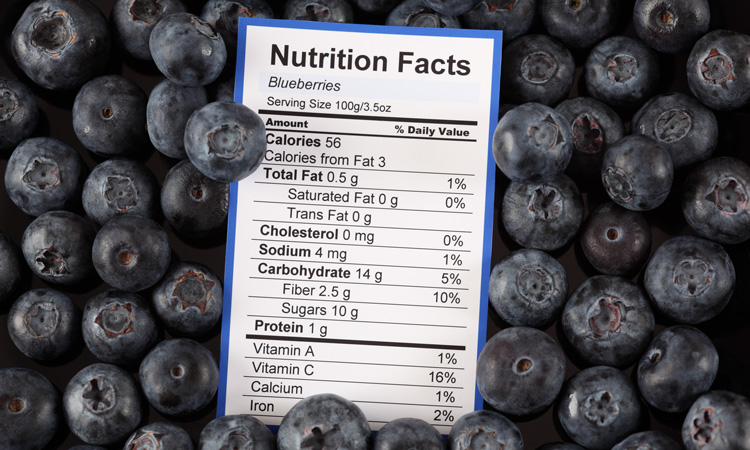
#> input picture OCR Research/data/Image2/image_2.jpg, 750 x 450 px
$ python test2.py
#> lines starting #> are read from the running program, lines starting #| are printed output that depends on the picture; after the words box and inside, x2 and y2 are one past the last pixel; in counts of white or black regions, pixels touching at a corner belong together
import cv2
from PIL import Image
import pytesseract
import numpy as np

im_file = "../data/Image2/image_2.jpg"
img = cv2.imread(im_file)
#> img is the input picture: shape (450, 750, 3); mean B, G, R 100.4, 95.5, 96.3

# Inverted --------------
inverted_image = cv2.bitwise_not(img)
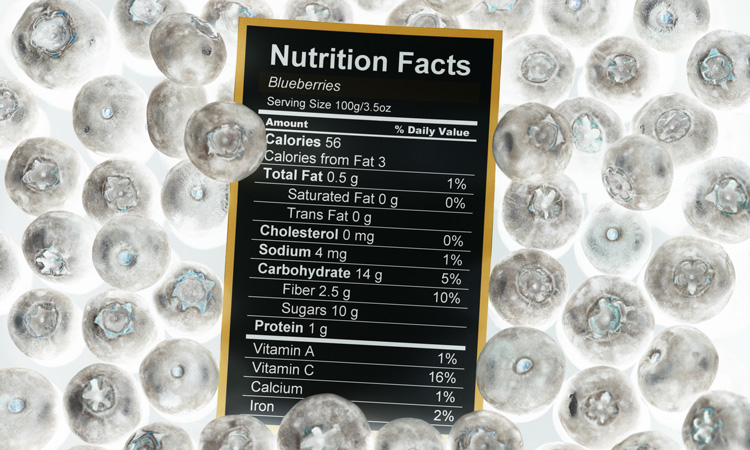
#> inverted_image: shape (450, 750, 3); mean B, G, R 154.6, 159.5, 158.7
cv2.imwrite("../data/Image2/inverted.jpeg", inverted_image)


# im = Image.open("data/inverted.jpeg")
# im.show()


# Grayscale -------------
def grayscale(image):
    return cv2.cvtColor(image, cv2.COLOR_BGR2GRAY)


gray_image = grayscale(img)
cv2.imwrite("../data/Image2/grayscale.jpeg", gray_image)

# im = Image.open("data/grayscale.jpeg")
# im.show()

# Binarization ---------------
thresh, im_bw = cv2.threshold(gray_image, 165, 250, cv2.THRESH_BINARY)
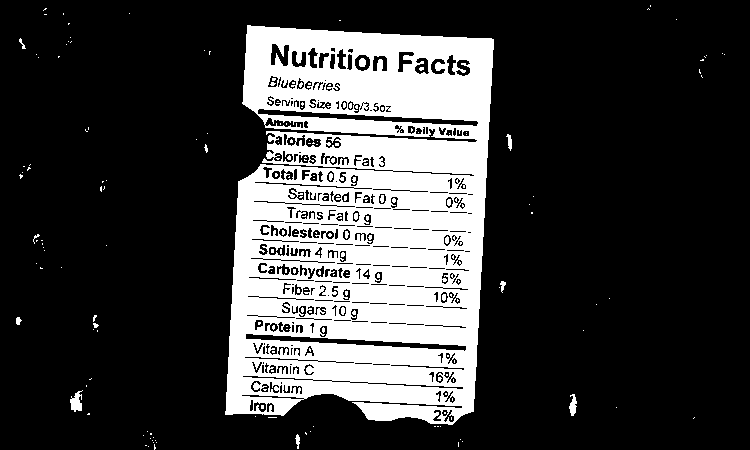
#> im_bw: shape (450, 750); values 0 (black) and 250 (white), 23.5% white; 201 white regions (181 under 20 px), largest, box (x1, y1, x2, y2) and area: (225, 25, 494, 425) 77633, (70, 390, 83, 412) 172, (569, 394, 577, 416) 110
cv2.imwrite("../data/Image2/bw_image.jpeg", im_bw)

# im = Image.open("data/Image2/bw_image.jpeg")
# im.show()


# Noise reduction ---------------
def noise_removal(image):
    kernel = np.ones((1, 1), np.uint8)
    image = cv2.dilate(image, kernel, iterations=1)
    kernel = np.ones((1, 1), np.uint8)
    image = cv2.erode(image, kernel, iterations=1)
    image = cv2.morphologyEx(image, cv2.MORPH_CLOSE, kernel)
    image = cv2.medianBlur(image, 3)
    return image


no_noise = noise_removal(im_bw)
#> in noise_removal, `image = cv2.medianBlur(image, 3)`: image: shape (450, 750); values 0 (black) and 250 (white), 24.4% white; 44 white regions (35 under 20 px), largest, box (x1, y1, x2, y2) and area: (225, 25, 494, 425) 81431, (70, 391, 82, 411) 161, (569, 394, 577, 416) 105
cv2.imwrite("../data/Image2/no_noise.jpeg", no_noise)

# im = Image.open("data/Image2/no_noise.jpeg")
# im.show()


# Erosion ---------------
def thin_font(image):
    image = cv2.bitwise_not(image)
    kernel = np.ones((2, 2), np.uint8)
    image = cv2.erode(image, kernel, iterations=1)
    image = cv2.bitwise_not(image)
    return image


eroded_image = thin_font(no_noise)
#> in thin_font, `image = cv2.erode(image, kernel, iterations=1)`: image: shape (450, 750); values 5 (black) and 255 (white), 73.9% white; 22 black regions (9 under 20 px), largest, box (x1, y1, x2, y2) and area: (225, 25, 495, 426) 87144, (70, 391, 83, 412) 197, (569, 394, 578, 417) 138
cv2.imwrite("../data/Image2/erroded_image.jpeg", eroded_image)

# im = Image.open("data/Image2/erroded_image.jpeg")
# im.show()


# Dilation ---------------
def thick_font(image):
    image = cv2.bitwise_not(image)
    kernel = np.ones((2, 2), np.uint8)
    image = cv2.dilate(image, kernel, iterations=1)
    image = cv2.bitwise_not(image)
    return image


dilated_image = thick_font(no_noise)
#> in thick_font, `image = cv2.dilate(image, kernel, iterations=1)`: image: shape (450, 750); values 5 (black) and 255 (white), 77.5% white; 56 black regions (49 under 20 px), largest, box (x1, y1, x2, y2) and area: (226, 26, 494, 425) 75400, (71, 392, 82, 411) 127, (570, 395, 577, 415) 74
cv2.imwrite("../data/Image2/dilated_image.jpeg", dilated_image)

# im = Image.open("data/Image2/dilated_image.jpeg")
# im.show()


# Rotation
def getSkewAngle(cvImage) -> float:
    # Prep image, copy, convert to gray scale, blur, and threshold
    newImage = cvImage.copy()
    gray = cv2.cvtColor(newImage, cv2.COLOR_BGR2GRAY)
    blur = cv2.GaussianBlur(gray, (9, 9), 0)
    thresh = cv2.threshold(blur, 0, 255, cv2.THRESH_BINARY_INV + cv2.THRESH_OTSU)[1]

    kernel = cv2.getStructuringElement(cv2.MORPH_RECT, (30, 5))
    dilate = cv2.dilate(thresh, kernel, iterations=5)

    # Find all contours
    contours, hierarchy = cv2.findContours(dilate, cv2.RETR_LIST, cv2.CHAIN_APPROX_SIMPLE)
    contours = sorted(contours, key=cv2.contourArea, reverse=True)
    for c in contours:
        rect = cv2.boundingRect(c)
        x, y, w, h = rect
        cv2.rectangle(newImage, (x, y), (x + w, y + h), (0, 255, 0), 2)

    largestContour = contours[0]
    print(len(contours))
    minAreaRect = cv2.minAreaRect(largestContour)
    cv2.imwrite("../data/Image2/boxes.jpg", newImage)

    # Determine the angle. Convert it to the value that was originally used to obtain skewed image
    angle = minAreaRect[-1]
    if angle < -45:
        angle = 90 + angle
    return -1.0 * angle


def rotateImage(cvImage, angle: float):
    newImage = cvImage.copy()
    (h, w) = cvImage.shape[:2]
    center = (w // 2, h // 2)
    M = cv2.getRotationMatrix2D(center, angle, 1.0)
    newImage = cv2.warpAffine(newImage, M, (w, h), flags=cv2.INTER_CUBIC, borderMode=cv2.BORDER_REPLICATE)
    return newImage


def deskew(cvImage):
    angle = getSkewAngle(cvImage)
#> in getSkewAngle, `blur = cv2.GaussianBlur(gray, (9, 9), 0)`:
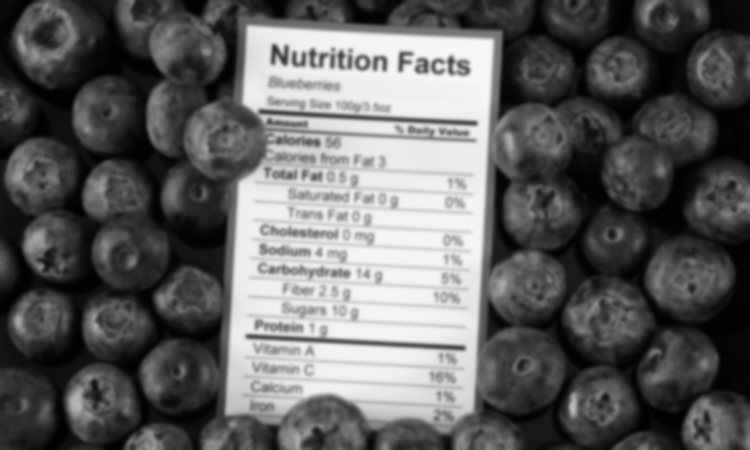
#> blur: shape (450, 750); min 1, max 246, mean 96.3
#> in getSkewAngle, `thresh = cv2.threshold(blur, 0, 255, cv2.THRESH_BINARY_INV + cv2.THRES..`:
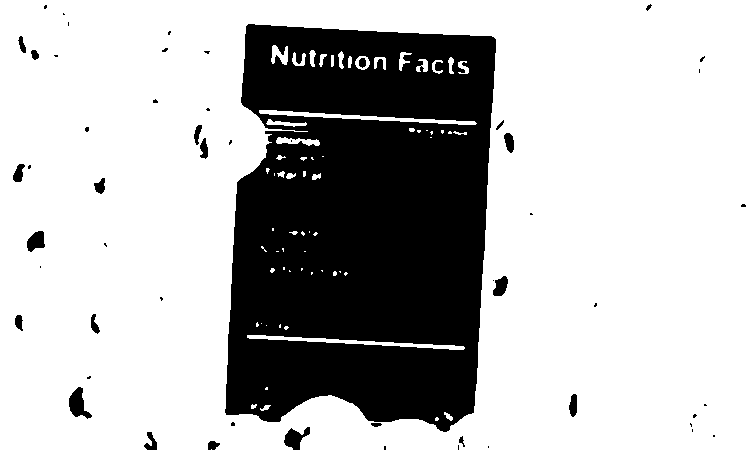
#> thresh: shape (450, 750); 72.3% white; 54 black regions (32 under 20 px), largest, box (x1, y1, x2, y2) and area: (225, 24, 496, 432) 90531, (69, 387, 92, 419) 387, (284, 427, 310, 450) 322
#> in getSkewAngle, `dilate = cv2.dilate(thresh, kernel, iterations=5)`:
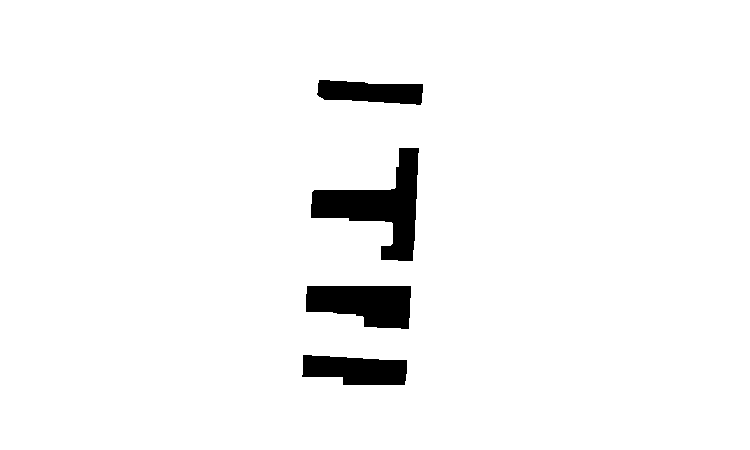
#> dilate: shape (450, 750); 96.2% white; 4 black regions
#> in getSkewAngle, `contours, hierarchy = cv2.findContours(dilate, cv2.RETR_LIST, cv2.CHAI..`: contours = 5 contours; box (x1, y1, x2, y2) and area: (0, 0, 750, 450) 336301, (310, 147, 420, 262) 5240, (305, 285, 412, 330) 3646, (301, 354, 408, 386) 2612, (316, 79, 424, 106) 2104
#> the loop in getSkewAngle, `for c in contours:` made 5 passes
#> (x, y, w, h) on passes 2 to 5: (310, 147, 110, 115), (305, 285, 107, 45), (301, 354, 107, 32), (316, 79, 108, 27)
#> (c, x, y, w, h) on pass 1: ([[0, 0], [0, 449], [749, 449], [749, 0]], 0, 0, 750, 450)
#> after the loop in getSkewAngle, `for c in contours:`:
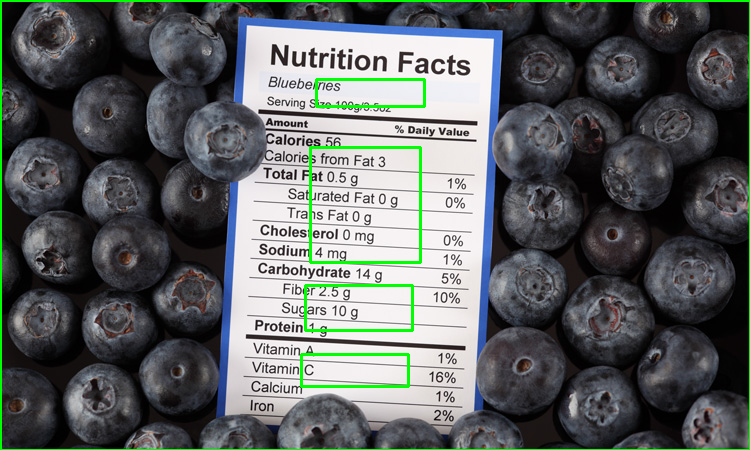
#> newImage: shape (450, 750, 3); 2.22% of pixels changed, all inside (x1, y1, x2, y2) = (0, 0, 750, 450)
#> in getSkewAngle, `largestContour = contours[0]`: largestContour = [[0, 0], [0, 449], [749, 449], [749, 0]]
#| 5
#> in getSkewAngle, `minAreaRect = cv2.minAreaRect(largestContour)`: minAreaRect = ((374.5, 224.5), (449, 749), -90)
#> in getSkewAngle, `angle = minAreaRect[-1]`: angle = -90
#> in getSkewAngle, `angle = 90 + angle`: angle = 0
    return rotateImage(cvImage, -1.0 * angle)


fixed = deskew(img)
#> in rotateImage, `M = cv2.getRotationMatrix2D(center, angle, 1.0)`: M = [[1, 0, 0], [0, 1, 0]]
cv2.imwrite("../data/Image2/rotation_fixed.jpg", fixed)

# im = Image.open("data/Image2/rotation_fixed.jpg")
# im.show()


# Removing border
def remove_border(image):
    contours, heirarchy = cv2.findContours(image, cv2.RETR_EXTERNAL, cv2.CHAIN_APPROX_SIMPLE)
    cntSorted = sorted(contours, key=lambda x: cv2.contourArea(x))
    cnt = cntSorted[-1]
    x, y, w, h = cv2.boundingRect(cnt)
    crop = image[y:y + h, x:x + w]
    return crop


no_border = remove_border(im_bw)
#> in remove_border, `contours, heirarchy = cv2.findContours(image, cv2.RETR_EXTERNAL, cv2.C..`: contours = 96 contours, 89 with area under 20; largest, box (x1, y1, x2, y2) and area: (225, 25, 494, 425) 90664, (70, 390, 83, 412) 134, (569, 394, 577, 416) 84, (506, 134, 512, 151) 38, (295, 434, 300, 449) 28, (500, 281, 506, 293) 25, (16, 317, 22, 325) 24
#> in remove_border, `cntSorted = sorted(contours, key=lambda x: cv2.contourArea(x))`: cntSorted has the same summary as contours
#> in remove_border, `cnt = cntSorted[-1]`: cnt = contour of 401 points, box (x1, y1, x2, y2) (225, 25, 494, 425), area 90664
#> in remove_border, `x, y, w, h = cv2.boundingRect(cnt)`: x = 225; y = 25; w = 269; h = 400
#> in remove_border, `crop = image[y:y + h, x:x + w]`:
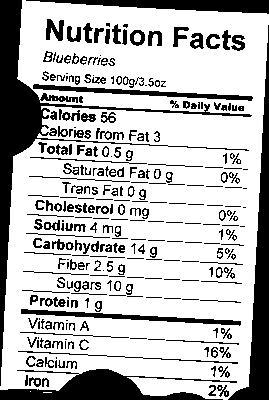
#> crop: shape (400, 269); values 0 (black) and 250 (white), 73% white; 304 black regions (107 under 20 px), largest, box (x1, y1, x2, y2) and area: (0, 0, 252, 386) 6944, (228, 25, 269, 400) 4176, (0, 369, 237, 400) 3190
cv2.imwrite("../data/Image2/no_border.jpg", no_border)

#> (the run stopped early here; a loop or call above may not have finished)
